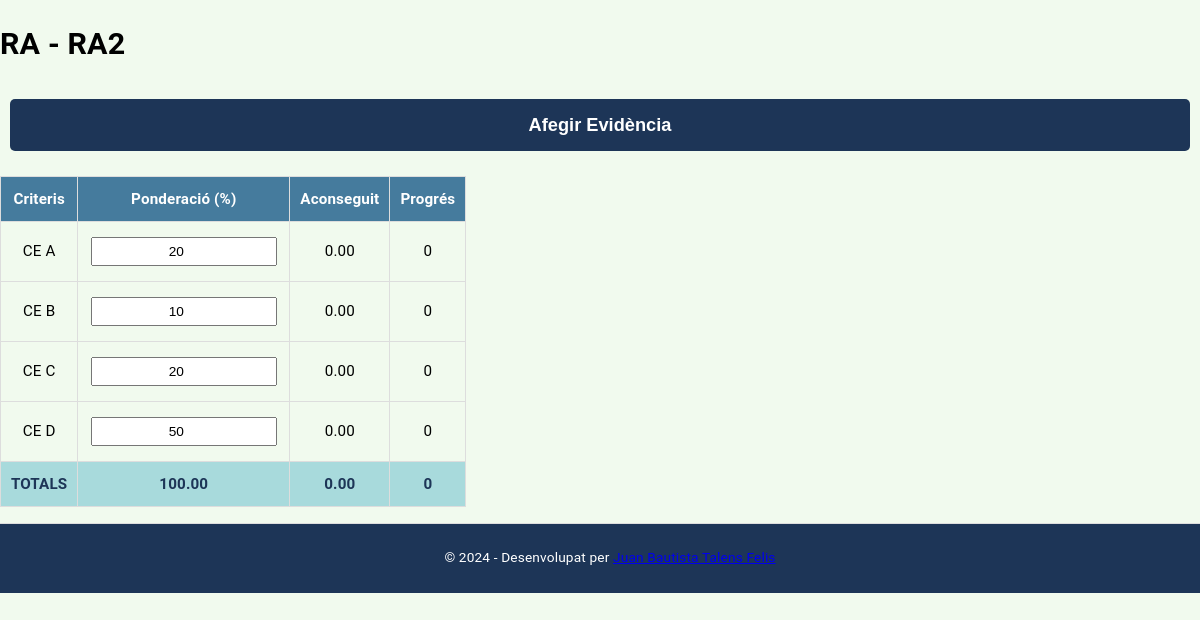
The page /ra/2 on the database as committed earlier.
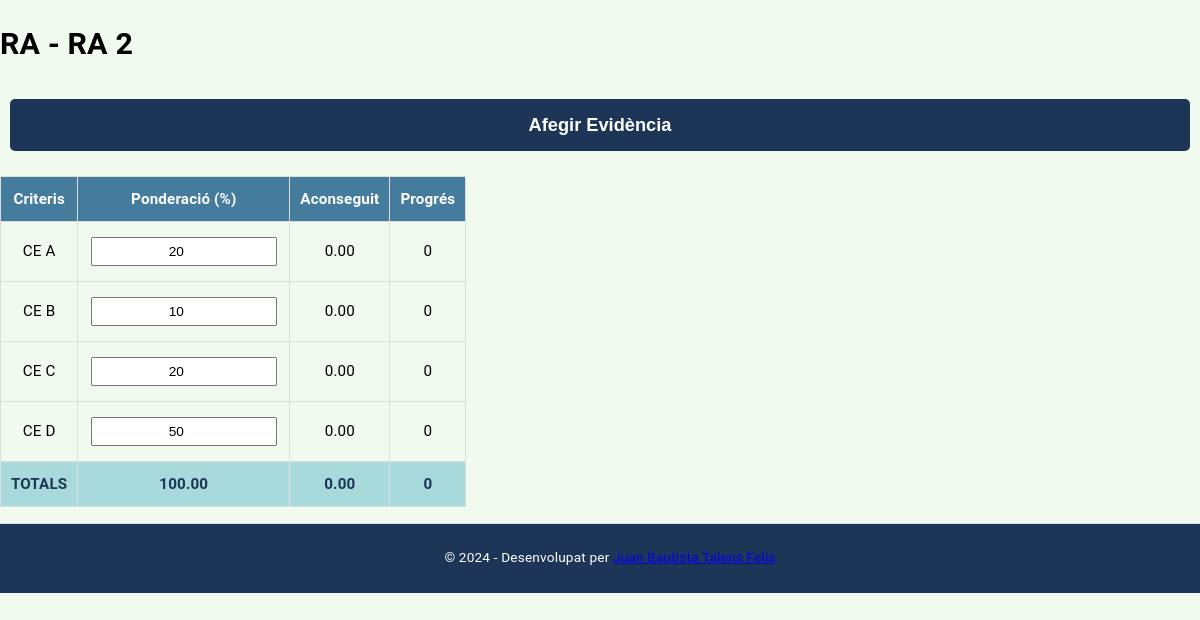
The same page on the database as committed later.
### tables this page shows
CREATE TABLE RA (
    id_ra INTEGER PRIMARY KEY AUTOINCREMENT,
    nom VARCHAR(255) NOT NULL,
    ponderacio REAL NOT NULL,
    id_modul INTEGER,
    FOREIGN KEY (id_modul) REFERENCES Modul(id_modul)
);

### app.py (the view)
@app.route('/ra/<int:id_ra>')
def veure_ra(id_ra):
    try:
        ra = db_query("SELECT * FROM RA WHERE id_ra = ?", (id_ra,), fetchone=True)
        if ra is None:
            abort(404, description=f"RA amb id {id_ra} no trobat.")
        detalls = db_query("""
            SELECT
                Criteri.descripcio AS criteri_descripcio,
                Evidencia.descripcio AS evidencia_descripcio,
                Alumne.nom AS alumne_nom,
                Alumne.cognoms AS alumne_cognoms,
                Descriptor.nom AS descriptor_nom,
                Descriptor.valor AS descriptor_valor
            FROM
                Criteri_Alumne_Evidencia
            JOIN Criteri ON Criteri_Alumne_Evidencia.id_criteri = Criteri.id_criteri
            JOIN Evidencia ON Criteri_Alumne_Evidencia.id_evidencia = Evidencia.id
            JOIN Alumne ON Criteri_Alumne_Evidencia.nia = Alumne.nia
            JOIN Evidencia_Descriptor ON Evidencia.id = Evidencia_Descriptor.id_evidencia
            JOIN Descriptor ON Evidencia_Descriptor.id_descriptor = Descriptor.id
            WHERE
                Criteri.id_ra = ?
        """, (id_ra,), fetchall=True)
        return render_template('detalls_ra.html', ra=ra, detalls=detalls)
    except sqlite3.Error as e:
        abort(500, description=f"Error: {e}")

### app.py (called while the page is built)
def db_query(query, params=(), fetchone=False, fetchall=False, commit=False):
    try:
        with sqlite3.connect(DB_PATH) as conn:
            conn.row_factory = sqlite3.Row
            cursor = conn.cursor()
            cursor.execute(query, params)
            if commit:
                conn.commit()
            if fetchone:
                return cursor.fetchone()
            if fetchall:
                return cursor.fetchall()
    except sqlite3.Error as e:
        print(f"Error amb la base de dades: {e}")
        return None

### templates/detalls_ra.html (shortened to what this page needs)
<!DOCTYPE html>
<html lang="ca">
<head>
    <link rel="stylesheet" href="/static/style.css">
</head>
<body>
    <h1>RA - {{ ra[1] }}</h1>
    <button onclick="addEvidence()">Afegir Evidència</button>
    <div class="table-wrapper">
    </div>
</body>
<footer>
    <p>&copy; 2024 - Desenvolupat per <a href="https://juatafe.github.io" target="_blank">Juan Bautista Talens Felis</a></p>
</footer>
</html>

Rows that differ between the two databases and show on the page:
changed RA: nom "RA2" → "RA 2"
